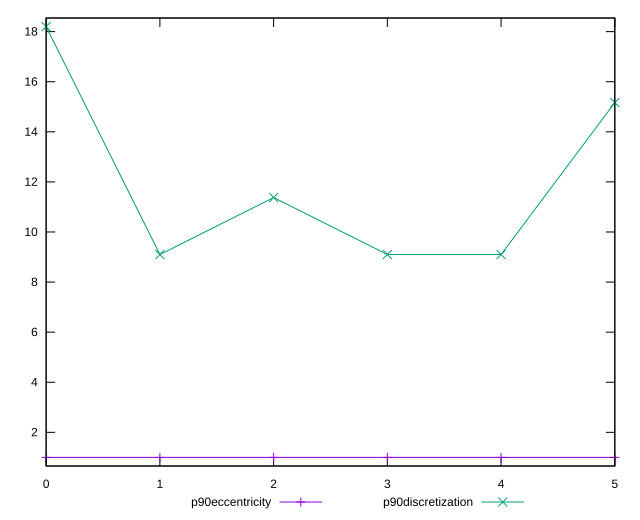

The script that saved this image:
reset

$p90Eccentricity <<EOF
0 1.0000000000000016
1 0.9999999999999997
2 1.0000000000000009
3 1.0000000000000016
4 1.000000000000002
5 1.0000000000000018
EOF

$p90Discretization <<EOF
0 18.2
1 9.1
2 11.375
3 9.1
4 9.1
5 15.166666666666666
EOF

set key outside below
set xrange [0:5]
set yrange [0.6559999999999997:18.544]
set trange [0.6559999999999997:18.544]
set terminal svg size 640, 520 enhanced background rgb 'white'
set output "reprap/unminified-css/progression/eccentricity.svg"

plot $p90Eccentricity title "p90eccentricity" with linespoints, \
     $p90Discretization title "p90discretization" with linespoints

reset
